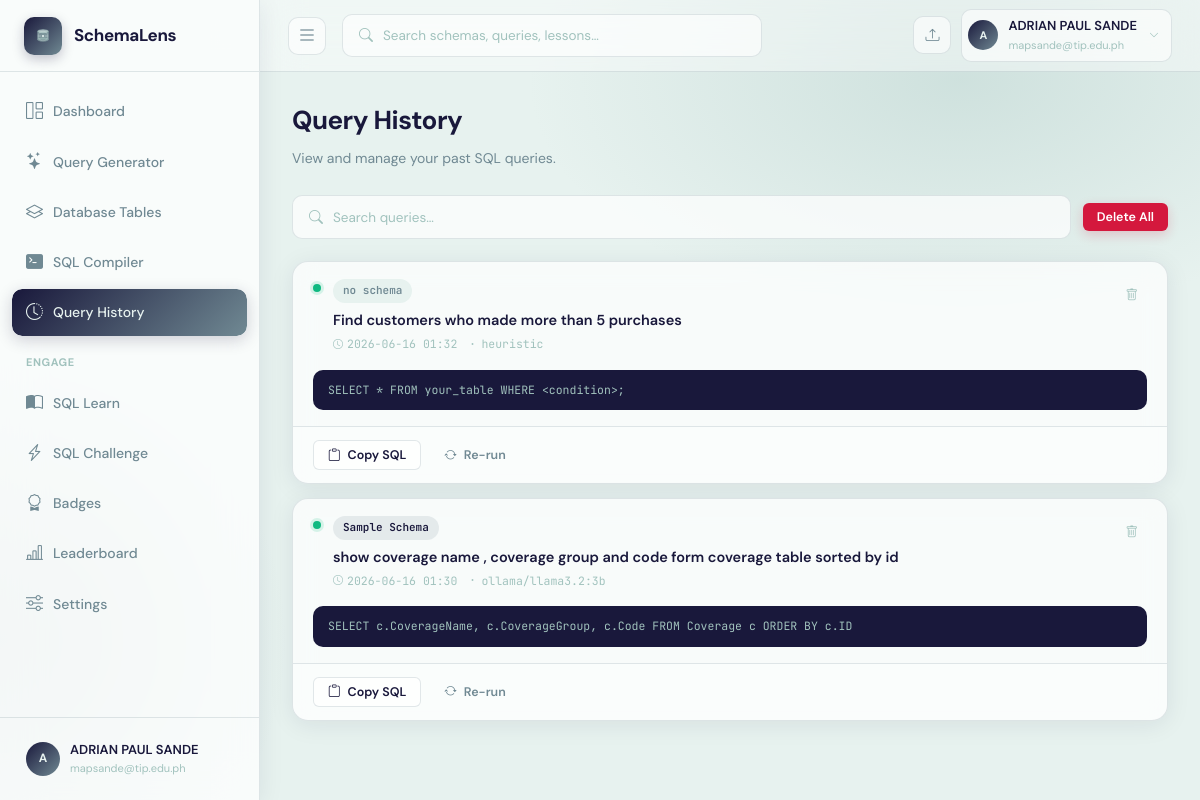
Screenshot of /history (signed in) with the database file from the repository.
### app.py (models this page shows)
class User(UserMixin, db.Model):
    __tablename__ = "users"
    id           = db.Column(db.Integer, primary_key=True)
    name         = db.Column(db.String(120), nullable=False)
    email        = db.Column(db.String(200), unique=True, nullable=False)
    password     = db.Column(db.String(256), nullable=False)
    company      = db.Column(db.String(120), default="")
    role         = db.Column(db.String(80), default="")
    gemini_key   = db.Column(db.String(256), default="")
    last_active   = db.Column(db.DateTime, nullable=True)
    streak_days  = db.Column(db.Integer, default=0)
    created_at   = db.Column(db.DateTime, default=datetime.datetime.utcnow)
    agreement_accepted = db.Column(db.Boolean, default=False)
    agreement_accepted_at = db.Column(db.DateTime, nullable=True)
    schemas      = db.relationship("SchemaUpload", backref="owner", lazy=True,
                                   cascade="all, delete-orphan")
    queries      = db.relationship("QueryHistory", backref="owner", lazy=True,
                                   cascade="all, delete-orphan")
    badges       = db.relationship("UserBadge", backref="user", lazy=True,
                                   cascade="all, delete-orphan")
    challenges   = db.relationship("ChallengeAttempt", backref="user", lazy=True,
                                   cascade="all, delete-orphan")

class QueryHistory(db.Model):
    __tablename__ = "query_history"
    id             = db.Column(db.Integer, primary_key=True)
    user_id        = db.Column(db.Integer, db.ForeignKey("users.id"), nullable=False)
    schema_id      = db.Column(db.Integer, db.ForeignKey("schema_uploads.id"), nullable=True)
    natural_query  = db.Column(db.Text, nullable=False)
    generated_sql  = db.Column(db.Text, default="")
    model_used     = db.Column(db.String(80), default="")
    sql_explanation = db.Column(db.Text, default="")     # Feature 2: plain-English explanation
    accuracy_score  = db.Column(db.Float, default=None)  # Feature 4: confidence score
    accuracy_notes  = db.Column(db.Text, default="")     # Feature 4: validation notes
    conversation_context = db.Column(db.Text, default="")  # Feature 3: JSON conversation history
    created_at     = db.Column(db.DateTime, default=datetime.datetime.utcnow)

class SchemaUpload(db.Model):
    __tablename__ = "schema_uploads"
    id            = db.Column(db.Integer, primary_key=True)
    user_id       = db.Column(db.Integer, db.ForeignKey("users.id"), nullable=False)
    filename      = db.Column(db.String(256), nullable=False)
    original_name = db.Column(db.String(256), nullable=False)
    schema_name   = db.Column(db.String(120), default="")
    ocr_text      = db.Column(db.Text, default="")
    parsed_schema = db.Column(db.Text, default="")   # JSON
    confirmed_schema = db.Column(db.Text, default="")  # JSON — user-confirmed/edited version
    uploaded_at   = db.Column(db.DateTime, default=datetime.datetime.utcnow)
    queries       = db.relationship("QueryHistory", backref="schema", lazy=True,
                                    cascade="all, delete-orphan")

### app.py (the view)
@app.route("/history")
@login_required
def history():
    page = request.args.get("page", 1, type=int)
    per_page = 20
    queries = QueryHistory.query.filter_by(user_id=current_user.id)\
              .order_by(QueryHistory.created_at.desc())\
              .paginate(page=page, per_page=per_page, error_out=False)
    return render_template("history.html", queries=queries)

### app.py (called while the page is built)
@login_manager.user_loader
def load_user(user_id):
    return db.session.get(User, int(user_id))

### templates/history.html (shortened to what this page needs)
{% extends "base.html" %}
{% block content %}
<div class="history-header fade-in">
  <h1>Query History</h1>
  <p>View and manage your past SQL queries.</p>
</div>
<div class="history-toolbar fade-in fade-in-1">
  <div class="search-wrap">
    <i class="bi bi-search"></i>
    <input type="text" id="searchInput" placeholder="Search queries…" oninput="filterQueries()">
  </div>
  <button class="btn btn-danger btn-sm" onclick="clearAllQueries()" style="margin-left:auto;">Delete All</button>
</div>
<div id="queryList">
{% if queries.items %}
  {% for q in queries.items %}
  <div class="qh-card fade-in" id="qcard-{{ q.id }}"
       data-query="{{ q.natural_query | lower }}"
       data-status="success">
    <div class="qh-top">
      <div class="qh-status-dot success"></div>
      <div class="flex-1">
        <div style="display:flex;align-items:flex-start;justify-content:space-between;gap:12px;">
          <div>
            {% if q.schema %}
            <span class="badge badge-mid" style="margin-bottom:7px;display:inline-flex;">{{ q.schema.schema_name or q.schema.original_name }}</span>
            {% else %}
            <span class="badge badge-light" style="margin-bottom:7px;display:inline-flex;">no schema</span>
            {% endif %}
            <div class="qh-question">{{ q.natural_query }}</div>
            <div class="qh-meta">
              <span class="qh-meta-item"><i class="bi bi-clock"></i> {{ q.created_at.strftime('%Y-%m-%d %H:%M') }}</span>
              <span class="qh-meta-item"><i class="bi bi-dot"></i> {{ q.model_used or 'heuristic' }}</span>
            </div>
          </div>
          <button onclick="deleteQuery('{{ q.id }}')" class="btn btn-ghost btn-sm btn-icon" style="flex-shrink:0;color:var(--text-xs);" title="Delete">
            <i class="bi bi-trash"></i>
          </button>
        </div>
      </div>
    </div>
    <div class="qh-sql" onclick="this.classList.toggle('expanded')" title="Click to expand">{{ q.generated_sql }}</div>
    <div class="qh-actions">
      <button onclick="copySQL('{{ q.id }}')" class="btn btn-outline btn-sm"><i class="bi bi-clipboard"></i> Copy SQL</button>
      <a href="{{ url_for('query_page') }}{% if q.schema %}?schema_id={{ q.schema.id }}{% endif %}" class="btn btn-ghost btn-sm"><i class="bi bi-arrow-repeat"></i> Re-run</a>
    </div>
  </div>
  {% endfor %}
{% endif %}
</div>
{% endblock %}

### templates/base.html (shortened to what this page needs)
<!DOCTYPE html>
<html lang="en">
<head>
  <link href="https://cdn.jsdelivr.net/npm/bootstrap-icons@1.11.3/font/bootstrap-icons.css" rel="stylesheet">
  <link rel="stylesheet" href="https://cdnjs.cloudflare.com/ajax/libs/highlight.js/11.9.0/styles/github-dark.min.css">
</head>
<body>
{% if current_user.is_authenticated %}
<aside class="sidebar" id="appSidebar" aria-label="Main Navigation">
  <div class="sidebar-logo">
    <a href="{{ url_for('dashboard') }}">
      <div class="logo-icon">
      </div>
      <span class="logo-text">SchemaLens</span>
    </a>
  </div>
  <nav class="sidebar-nav">
    <a href="{{ url_for('dashboard') }}" class="nav-item {% if request.endpoint=='dashboard' %}active{% endif %}">
      <i class="bi bi-grid-1x2" aria-hidden="true"></i> <span>Dashboard</span>
    </a>
    <a href="{{ url_for('query_page') }}" class="nav-item {% if request.endpoint=='query_page' %}active{% endif %}">
      <i class="bi bi-stars" aria-hidden="true"></i> <span>Query Generator</span>
    </a>
    <a href="{{ url_for('schemas') }}" class="nav-item {% if request.endpoint in ['schemas','schema_detail'] %}active{% endif %}">
      <i class="bi bi-layers" aria-hidden="true"></i> <span>Database Tables</span>
    </a>
    <a href="{{ url_for('sql_compiler') }}" class="nav-item {% if request.endpoint=='sql_compiler' %}active{% endif %}">
      <i class="bi bi-terminal-fill" aria-hidden="true"></i> <span>SQL Compiler</span>
    </a>
    <a href="{{ url_for('history') }}" class="nav-item {% if request.endpoint=='history' %}active{% endif %}">
      <i class="bi bi-clock-history" aria-hidden="true"></i> <span>Query History</span>
    </a>
    <div class="nav-section">Engage</div>
       <a href="{{ url_for('learn') }}" class="nav-item {% if request.endpoint=='learn' %}active{% endif %}">
      <i class="bi bi-book-half" aria-hidden="true"></i> <span>SQL Learn</span>
    </a>
    <a href="{{ url_for('challenge_page') }}" class="nav-item {% if request.endpoint=='challenge_page' %}active{% endif %}">
      <i class="bi bi-lightning-charge" aria-hidden="true"></i> <span>SQL Challenge</span>
    </a>
    <a href="{{ url_for('badges_page') }}"    class="nav-item {% if request.endpoint=='badges_page' %}active{% endif %}">
      <i class="bi bi-award" aria-hidden="true"></i> <span>Badges</span>
    </a>
    <a href="{{ url_for('leaderboard') }}"    class="nav-item {% if request.endpoint=='leaderboard' %}active{% endif %}">
      <i class="bi bi-bar-chart-line" aria-hidden="true"></i> <span>Leaderboard</span>
    </a>
    <a href="{{ url_for('settings') }}" class="nav-item {% if request.endpoint=='settings' %}active{% endif %}">
      <i class="bi bi-sliders" aria-hidden="true"></i> <span>Settings</span>
    </a>
  </nav>
  <div class="sidebar-footer">
   <a href="{{ url_for('settings')}}" class="user-dropdown-wrapper" style="text-decoration: none; color: inherit;" aria-haspopup="true" aria-label="User Profile and Settings">
      <div class="user-row" tabindex="0" aria-label="User Profile Summary">
        <div class="user-avatar">{{ current_user.name[0].upper() }}</div>
        <div>
          <div class="user-name">{{ current_user.name }}</div>
          <div class="user-email">{{ current_user.email[:26] }}{% if current_user.email|length > 26 %}…{% endif %}</div>
        </div>
      </div>
    </a>
  </div>
</aside>
<header class="topbar">
  <button class="icon-btn" id="sidebarToggleBtn" onclick="toggleSidebar()" aria-label="Toggle Sidebar" aria-controls="appSidebar">
    <i class="bi bi-list" style="font-size: 20px;"></i>
  </button>
<div class="search-box" style="position:relative;" id="searchBoxWrapper">
    <i class="bi bi-search" aria-hidden="true" id="searchIcon"></i>
    <input
      type="text"
      id="globalSearchInput"
      placeholder="Search schemas, queries, lessons…"
      autocomplete="off"
      autocorrect="off"
      spellcheck="false"
      aria-label="Global Search"
      aria-autocomplete="list"
      aria-controls="searchDropdown"
      aria-expanded="false"
      role="combobox"
    >
  </div>
  <div class="topbar-right">
    <a href="{{ url_for('schemas') }}" class="icon-btn" title="Upload Schema" aria-label="Upload Schema"><i class="bi bi-upload"></i></a>
    <div class="user-dropdown-wrapper">
      <div class="topbar-user" id="topbarUserBtn" tabindex="0" role="button" aria-haspopup="true" aria-expanded="false" aria-label="User Menu">
        <div class="user-avatar" style="width:30px;height:30px;font-size:11px;">{{ current_user.name[0].upper() }}</div>
        <div>
          <div class="name">{{ current_user.name }}</div>
          <div class="email">{{ current_user.email[:22] }}{% if current_user.email|length>22 %}…{% endif %}</div>
        </div>
        <i class="bi bi-chevron-down" style="font-size:10px;color:var(--text-xs);margin-left:2px;" aria-hidden="true"></i>
      </div>
    </div>
  </div>
</header>
<div class="main">
  <div class="page">
    {% block content %}{% endblock %}
  </div>
</div>
{% else %}
{% block auth_content %}{% endblock %}
{% endif %}
</body>
</html>

### templates/history.html (style rules this page uses)
.history-header { margin-bottom: 26px; }
.history-header h1 { font-size: 26px; font-weight: 700; letter-spacing: -.5px; margin-bottom: 5px; }
.history-header p { font-size: 14px; color: var(--text-soft); }
.history-toolbar { display: flex; align-items: center; gap: 12px; margin-bottom: 22px; flex-wrap: wrap; }
.search-wrap { flex: 1; min-width: 200px; display: flex; align-items: center; gap: 10px; background: var(--card-bg); backdrop-filter: blur(12px); border: 1px solid var(--border); border-radius: var(--radius-sm); padding: 10px 16px; transition: all .2s; }
.search-wrap i { color: var(--text-xs); font-size: 14px; }
.search-wrap input { border:none; outline:none; font-family:var(--font); font-size:13.5px; color:var(--text); flex:1; background:none; }
.search-wrap input::placeholder { color: var(--text-xs); }
.qh-card { background: var(--card-bg); backdrop-filter: blur(12px); border: 1px solid var(--border); border-radius: var(--radius); margin-bottom: 14px; overflow: hidden; transition: box-shadow .2s, transform .2s; box-shadow: var(--shadow); }
.qh-top { padding: 16px 20px; display: flex; align-items: flex-start; gap: 12px; }
.qh-status-dot { width: 8px; height: 8px; border-radius: 50%; flex-shrink: 0; margin-top: 6px; }
.qh-status-dot.success { background: #10b981; box-shadow: 0 0 0 3px rgba(16,185,129,0.15); }
.qh-question { font-size: 14.5px; font-weight: 600; color: var(--text); margin-bottom: 5px; line-height: 1.4; }
.qh-meta { display: flex; align-items: center; gap: 10px; flex-wrap: wrap; }
.qh-meta-item { display: flex; align-items: center; gap: 4px; font-size: 11.5px; color: var(--text-xs); font-family: var(--mono); }
.qh-meta-item i { font-size: 10px; }
.qh-sql { margin: 0 20px 16px; background: var(--primary); border-radius: var(--radius-sm); padding: 11px 15px; font-family: var(--mono); font-size: 11.5px; color: var(--primary-light); overflow: hidden; max-height: 48px; white-space: nowrap; text-overflow: ellipsis; cursor: pointer; transition: max-height .25s; }
.qh-actions { padding: 11px 20px; border-top: 1px solid var(--border); display: flex; align-items: center; gap: 8px; background: rgba(255,255,255,0.3); }

### rows the page displays
User: name "A", name "ADRIAN PAUL SANDE", email "mapsande@tip.edu.ph"
QueryHistory: shows "no schema", natural_query "Find customers who made more than 5 purchases", created_at "2026-06-16 01:32", model_used "heuristic", generated_sql "SELECT * FROM your_table WHERE <condition>;"
QueryHistory: schema "Sample Schema", natural_query "show coverage name , coverage group and code form coverage table sorted by id", created_at "2026-06-16 01:30", model_used "ollama/llama3.2:3b", generated_sql "SELECT c.CoverageName, c.CoverageGroup, c.Code FROM Coverage c ORDER BY c.ID"
